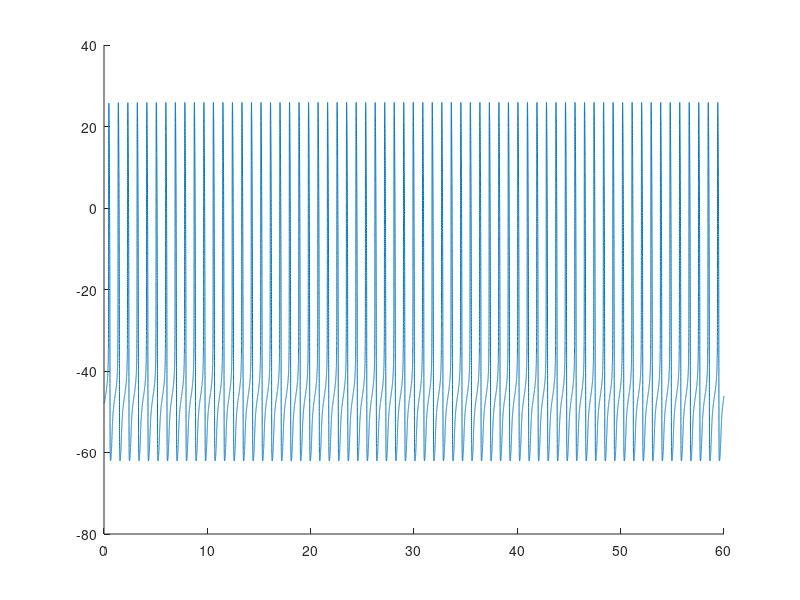

Write MATLAB code to recreate this figure. (Note: this script raises an error after producing the figure.)
% plots the AP waveform and AP features saved in the 'testFabbri' structure

clear
close all

load testFabbri

%%%%%%%%%%%%%%%%%%%%%%%%%%%%%%%%%%%%%%


%%%%%%%%%%%%%%%%%%%%%%%%%%%%%%%%%%%%%%%%

f1 = figure; set(f1,'position',[84 188 560 420])
hold on
% f2 = figure; set(f2,'position',[646 189 560 420])
% hold on

plotno = 1:length(biomarkers);

for count = 1:length(plotno)
    
    ind = plotno(count);
    
    time = FabbriOutput(ind).time;
    volt = FabbriOutput(ind).volt;
    
    figure(f1)
    plot(time,volt)
    
    %%%
 
    [peaksy, peaksx_ind] = findpeaks(volt,'minpeakheight',0);
    
    if length(peaksx_ind)<2
        return
    end
    
    selpeak = peaksx_ind(end-5);
    
    [peakmin_1, peakminind_1] = min(volt(peaksx_ind(end-6):peaksx_ind(end-5)));
    peakminind_1 = peakminind_1 + peaksx_ind(end-6) -1;
    
    [maxv, maxi] = max(diff(volt(peakminind_1:selpeak)));
    
    maxi = maxi+peakminind_1-1;
    
    %%%
    
    CL_sampl = peaksx_ind(end-1)-peaksx_ind(end-2);
    
%     int1 = CL_sampl*0.5;
    int2 = CL_sampl*5; 
%     int2 = 2000;
    
%     figure(f2)
%     
%     plot(time(maxi:maxi+round(int2))-time(maxi),volt(maxi:maxi+round(int2)))
    
    %%%%
%     for stleg = 1 : length(fieldnames(parameters))-1
%         fnames = fieldnames(parameters);
%         leglabel{stleg} = fnames{stleg};
%         fval = parameters{stleg};
%         
%     end
%     
%     
end

biom_temp = findfiducial4(time,volt,0,1);

%%%%%%%%%%%%%%%%%%%%%%%%%%%%%%%%%%%%%%%%%%%%%%%%%%%%%%%%%%%%%

